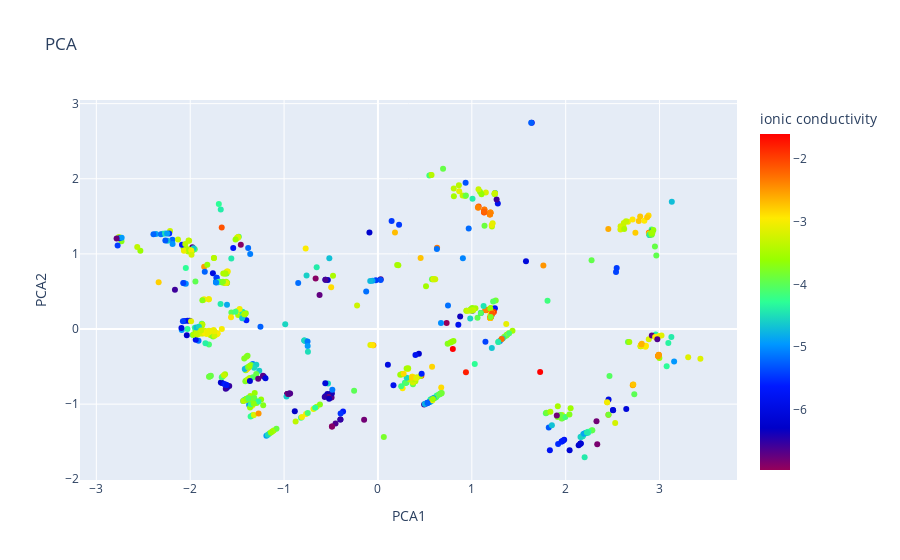

Write notebook code for a chart like this one.
### Code cell
import plotly.express as px

fig = px.scatter(df_pca, x='PCA1', y='PCA2', color='ionic conductivity', color_continuous_scale='rainbow',opacity=1,
                 title='PCA', hover_data=['formula', 'space group', 'ionic conductivity'])
fig.show()

### Figure 1 — Plotly figure (JSON) as saved in the notebook; plotly's stock layout.template omitted (floating-point values rounded to 4 significant figures; data arrays with more than 128 entries replaced by an {"elided": "..."} marker saying what was removed)
{"data": [{"customdata": {"elided": "718x3 mixed values"}, "hovertemplate": "PCA1=%{x}<br>PCA2=%{y}<br>formula=%{customdata[0]}<br>space group=%{customdata[1]}<br>ionic conductivity=%{marker.color}<extra></extra>", "legendgroup": "", "marker": {"color": {"elided": "718 float values"}, "coloraxis": "coloraxis", "opacity": 1, "symbol": "circle"}, "mode": "markers", "name": "", "orientation": "v", "showlegend": false, "type": "scatter", "x": {"elided": "718 float values"}, "xaxis": "x", "y": {"elided": "718 float values"}, "yaxis": "y"}], "layout": {"coloraxis": {"colorbar": {"title": {"text": "ionic conductivity"}}, "colorscale": [[0, "rgb(150,0,90)"], [0.125, "rgb(0,0,200)"], [0.25, "rgb(0,25,255)"], [0.375, "rgb(0,152,255)"], [0.5, "rgb(44,255,150)"], [0.625, "rgb(151,255,0)"], [0.75, "rgb(255,234,0)"], [0.875, "rgb(255,111,0)"], [1, "rgb(255,0,0)"]]}, "legend": {"tracegroupgap": 0}, "title": {"text": "PCA"}, "xaxis": {"anchor": "y", "domain": [0, 1], "title": {"text": "PCA1"}}, "yaxis": {"anchor": "x", "domain": [0, 1], "title": {"text": "PCA2"}}}}
